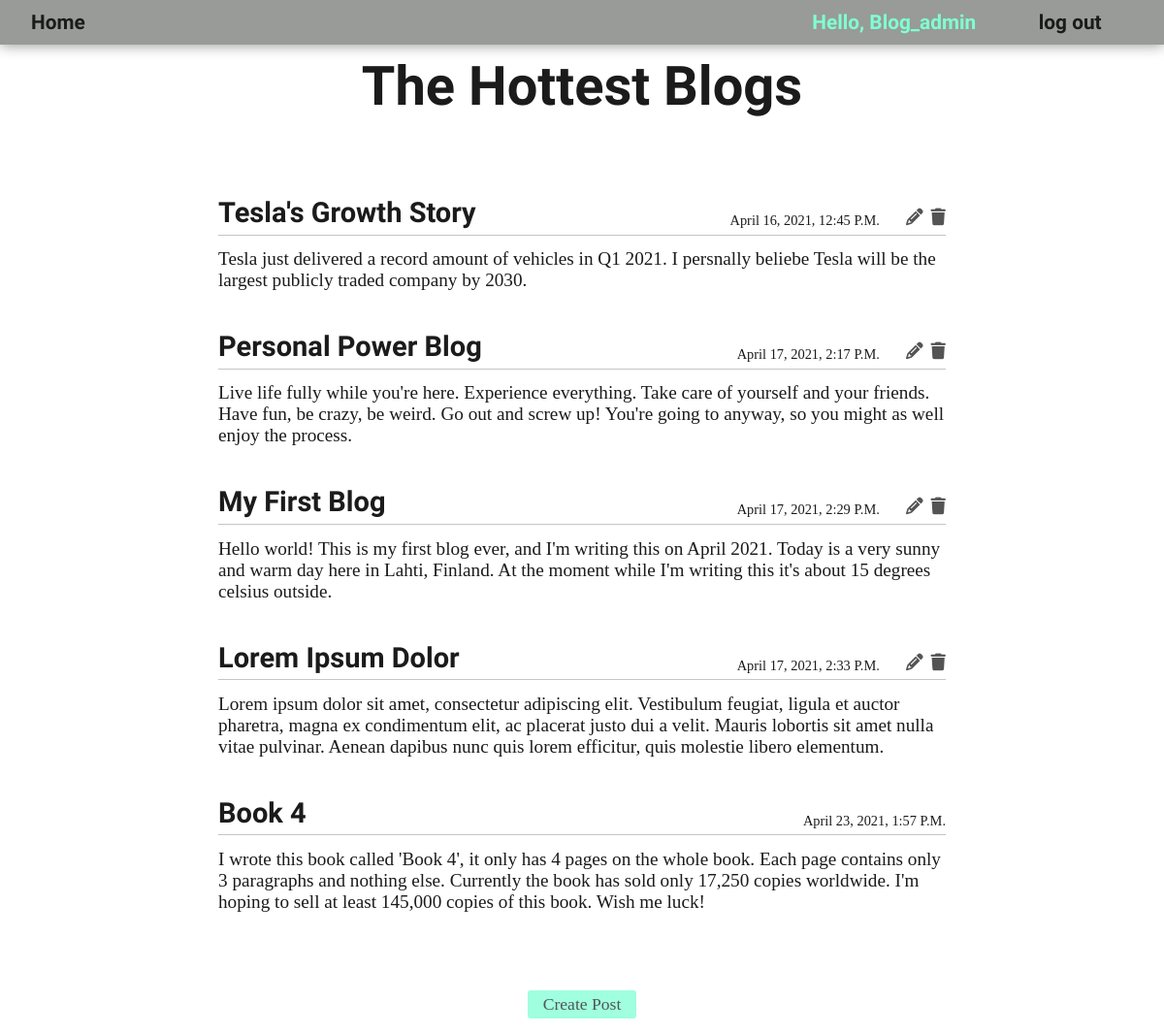
The app's page / (signed in) with its own data.
### blogs/models.py (models this page shows)
class BlogPost(models.Model):
    title = models.CharField(max_length=50)
    text = models.TextField(max_length=300)
    date_added = models.DateTimeField(auto_now_add=True)
    owner = models.ForeignKey(User, on_delete=models.CASCADE)
    def __str__(self):
        return self.title

### blogs/views.py (the view)
# urls.py: path('', views.index, name='index'),
def index(request):
    blog_posts = BlogPost.objects.order_by('date_added')
    context = {'blog_posts': blog_posts}
    return render(request, 'blogs/index.html', context)

### templates/blogs/index.html (shortened to what this page needs)
{% extends 'base.html' %}
{% block content %}
    <div class="title-container">
        <h1>The Hottest Blogs</h1>
    </div>
    <div class="blog-items-container">
        {% for blog_post in blog_posts %}
        <div class="blog-item-container">
            <div class="blog-item-header">
                <div class="blog-header-right">
                    <h3>{{ blog_post }}</h3>
                    <p class="blog-timestamp">{{ blog_post.date_added }}</p>
                </div>
                {% if request.user == blog_post.owner %}
                    <div class="blog-header-left">
                            <a href="{% url 'blogs:edit_blog' blog_post.id %}"><i class="fas fa-pencil-alt edit"></i></a>
                            <a href="{% url 'blogs:delete_blog' blog_post.id %}"><i class="fas fa-trash delete"></i></a>
                    </div>
                {% endif %}
            </div>
            <div class="blog-item-text">
                {{ blog_post.text }}
            </div>
        </div>
        {% empty %}
            <h3>No posts have been posted yet.</h3>
        {% endfor %}
    </div>
    <div class="blog-items-footer">
        <a href="{% url 'blogs:new_blog' %}" class="btn">Create post</a>
    </div>
{% endblock content %}

### templates/base.html (shortened to what this page needs)
{% load static %}
<!DOCTYPE html>
<html lang="en">
<head>
    <link rel="stylesheet" href="{% static './css/styles.css' %}">
</head>
<body>
    <div class="navbar">
        <ul class="nav-links">
            <li>
                <a href="{% url 'blogs:index' %}">Home</a>
            </li>
        </ul>
        <ul class="nav-logins">
            {% if user.is_authenticated %}
                <li>
                    <a class="greetings">Hello, {{ user.username }}</a>
                </li>
                <li>
                    <a href="{% url 'users:logout' %}" class="logout">log out</a>
                </li>
            {% endif %}
        </ul>
    </div>
    <div class="container">
        {% block content %}{% endblock content %}
    </div>
</body>
</html>

### static/css/styles.css (style rules this page uses)
* { padding: 0; margin: 0; box-sizing: border-box; }
:root { --titleFont: 'Yeseva One', cursive; --mainFont: 'Bitter', serif; --mainBorderBottom: solid 1px rgba(27, 27, 27, 0.25); --mainBoxShadow: 0px 1px 13px 0px #989b97; --clrDanger: #D92122; }
body { font-family: var(--mainFont) }
.navbar { position: fixed; top: 0; width: 100%; font-family: var(--titleFont); box-shadow: var(--mainBoxShadow); background: #ababab; background: #989b97; padding: 0.35rem 1rem; margin-bottom: 2rem; display: flex; justify-content: space-between; align-items: center; }
.nav-links, .nav-logins { padding: 0.35rem 1rem; list-style: none; }
.nav-logins { display: flex; justify-content: space-around; width: min(395px, 75%); }
.nav-links li a, .nav-logins li a { text-decoration: none; font-size: 1.3rem; font-weight: 600; color: #1b1b1b; transition: 0.2s ease; }
.nav-logins .greetings { text-transform: capitalize; color: aquamarine; }
.container { margin: 0 auto; margin-top: 3.5rem; display: flex; flex-direction: column; min-height: 500px; width: min(750px, 95vw); align-items: center; justify-content: center; }
.title-container { font-family: var(--titleFont); color: #1b1b1b; font-size: 1.75rem; text-transform: capitalize; margin-bottom: 5rem; }
.blog-items-container { display: flex; flex-direction: column; justify-content: center; width: 100%; color: #1b1b1b; margin-bottom: 1.5rem; }
.blog-item-container { margin-bottom: 2rem; padding-bottom: 0.5rem; }
.blog-item-header { font-family: var(--titleFont); display: flex; justify-content: space-between; align-items: flex-end; text-transform: capitalize; font-size: 1.55rem; margin-bottom: 0.85rem; padding-bottom: 0.35rem; border-bottom: var(--mainBorderBottom); }
.blog-header-right { display: flex; width: 100%; justify-content: space-between; align-items: flex-end; }
.blog-header-left { width: 10%; display: flex; justify-content: flex-end; }
.blog-header-left i { font-size: 1.1rem; padding: 0 0 0.1rem 0.5rem; filter: opacity(0.75); transition: 0.2s ease; cursor: pointer; }
.blog-header-left a i { color: #1b1b1b; }
.blog-timestamp { font-family: var(--mainFont); font-size: 0.9rem; font-weight: 400; }
.blog-item-text { width: 100%; font-size: 1.2rem; }
.blog-items-footer { margin: 1rem 0; display: flex; justify-content: center; }
.btn { padding: 0.25rem 1rem; border: none; border-radius: 3px; background: aquamarine; color: #1b1b1b; font-family: var(--mainFont); font-size: 1.1rem; text-transform: capitalize; text-decoration: none; cursor: pointer; transition: 0.2s ease; filter: opacity(0.75); }

### records on screen
BlogPost: title "Tesla's Growth Story", date_added "April 16, 2021, 12:45 P.m.", text "Tesla just delivered a record amount of vehicles in Q1 2021. I persnally beliebe Tesla will be the largest publicly traded company by 2030."
BlogPost: title "Personal Power Blog", date_added "April 17, 2021, 2:17 P.m.", text "Live life fully while you're here. Experience everything. Take care of yourself and your friends. Have fun, be crazy, be weird. Go out and screw up! You're going to anyway, so you might as well enjoy the process."
BlogPost: title "My First Blog", date_added "April 17, 2021, 2:29 P.m.", text "Hello world! This is my first blog ever, and I'm writing this on April 2021. Today is a very sunny and warm day here in Lahti, Finland. At the moment while I'm writing this it's about 15 degrees celsius outside."
BlogPost: title "Lorem Ipsum Dolor", date_added "April 17, 2021, 2:33 P.m.", text "Lorem ipsum dolor sit amet, consectetur adipiscing elit. Vestibulum feugiat, ligula et auctor pharetra, magna ex condimentum elit, ac placerat justo dui a velit. Mauris lobortis sit amet nulla vitae pulvinar. Aenean dapibus nunc quis lorem efficitur, quis molestie libero elementum."
BlogPost: title "Book 4", date_added "April 23, 2021, 1:57 P.m.", text "I wrote this book called 'Book 4', it only has 4 pages on the whole book. Each page contains only 3 paragraphs and nothing else. Currently the book has sold only 17,250 copies worldwide. I'm hoping to sell at least 145,000 copies of this book. Wish me luck!"

### other values on screen
{{ user.username }} "Blog_admin"
